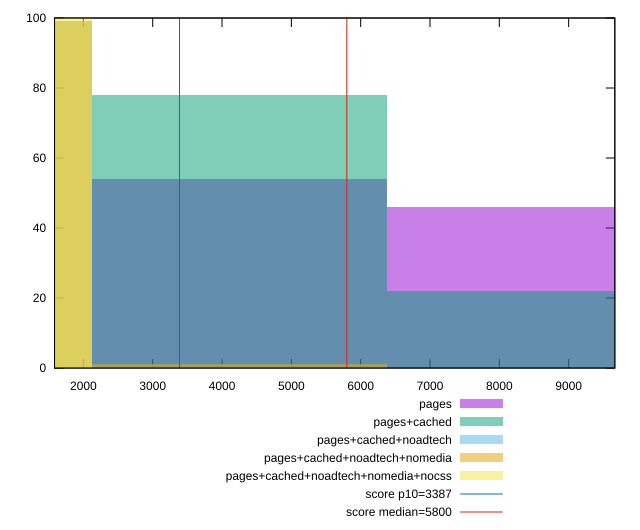

Write gnuplot code to recreate this figure.
reset

$pages <<EOF
8508.370383570546 46
4254.185191785273 54
EOF

$pagesCached <<EOF
8508.370383570546 22
4254.185191785273 78
EOF

$pagesCachedNoadtech <<EOF
4254.185191785273 1
0 99
EOF

$pagesCachedNoadtechNomedia <<EOF
4254.185191785273 1
0 99
EOF

$pagesCachedNoadtechNomediaNocss <<EOF
0 100
EOF

set key outside below
set boxwidth 4254.185191785273
set xrange [1583.8697000000002:9666.154918527971]
set yrange [0:100]
set trange [0:100]
set style fill transparent solid 0.5 noborder

set parametric
set terminal svg size 640, 530 enhanced background rgb 'white'
set output "report_00016_2021-02-10T13-31-48.338Z/speed-index/comparison/histogram/all_raw.svg"

plot $pages title "pages" with boxes, \
     $pagesCached title "pages+cached" with boxes, \
     $pagesCachedNoadtech title "pages+cached+noadtech" with boxes, \
     $pagesCachedNoadtechNomedia title "pages+cached+noadtech+nomedia" with boxes, \
     $pagesCachedNoadtechNomediaNocss title "pages+cached+noadtech+nomedia+nocss" with boxes, \
     3387,t title "score p10=3387", \
     5800,t title "score median=5800"

reset
